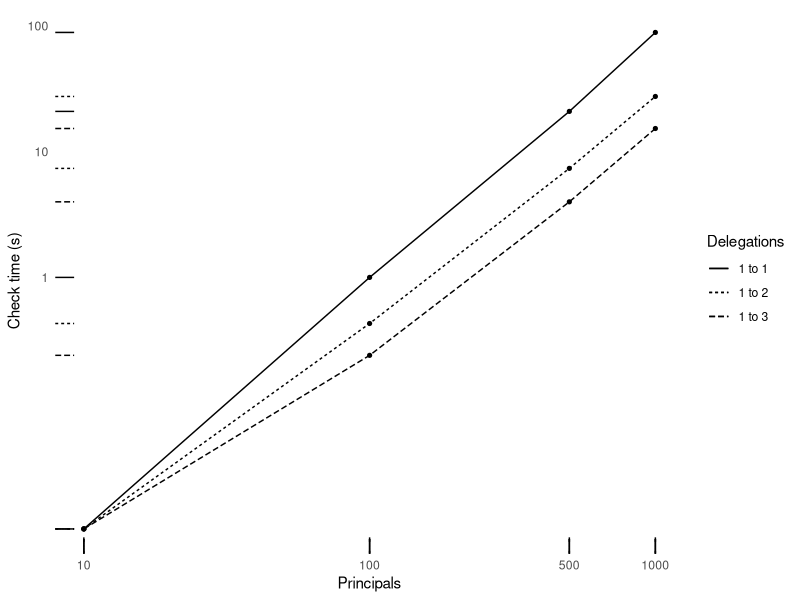

Source code (R):
library('ggplot2')
library('ggthemes')

setEPS()
postscript("benchmarks.eps", width=6, height=4)

data <- read.csv('benchmarks.csv', header=TRUE)
qplot(Principals, Check, data=data, group=Delegations, linetype=Delegations, geom="line") +
  scale_x_log10(breaks=c(10,100,500,1000)) +
  scale_y_log10(breaks=c(1,10,100)) +
  ylab("Check time (s)") +
  geom_point(size=1.1) +
  geom_rug() +
  theme_tufte(ticks=F, base_family="Helvetica")

dev.off()

